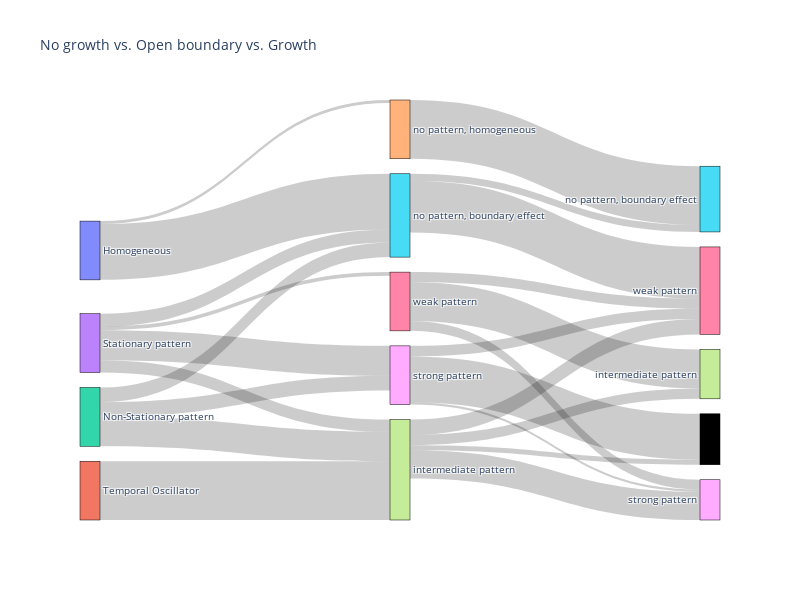

The notebook cell saved with this chart:
### Markdown cell above
#### 3 node sankey diagram

### Code cell
import plotly.graph_objects as go

# Assuming you have data for two separate Sankey diagrams (patternclass_cf1 and patternclass_cf2)
# Merge the data from the two Sankey diagrams



labels1 = list(patternclass_nogrowth_openboundary_cf.index)
columns1 = list(patternclass_nogrowth_openboundary_cf.columns)

labels2 = list(patternclass_openboundary_edgegrowth2_cf.index)
columns2 = list(patternclass_openboundary_edgegrowth2_cf.columns)

# Adjust the order of labels and columns in labels2 and columns2
desired_order_labels2= ['no pattern, homogeneous', 'no pattern, boundary effect', 'weak pattern', 'intermediate pattern', 'strong pattern']  # Replace with your desired order
desired_order_columns2= ['no pattern, homogeneous', 'no pattern, boundary effect', 'weak pattern', 'intermediate pattern', 'strong pattern']  # Replace with your desired order

# Filter the labels and columns based on the desired order
labels2 = [label for label in desired_order_labels2 if label in labels2]
columns2 = [column for column in desired_order_columns2 if column in columns2]



# Prepare data for the merged Sankey diagram
link_source = []
link_target = []
link_value = []

for i, row_label in enumerate(labels1):
    for j, col_label in enumerate(columns1):
        count = patternclass_nogrowth_openboundary_cf.loc[row_label, col_label]
        link_source.append(i)
        link_target.append(len(labels1) + j)
        link_value.append(count)

for i, row_label in enumerate(labels2):
    for j, col_label in enumerate(columns2):
        count = patternclass_openboundary_edgegrowth2_cf.loc[row_label, col_label]
        print(row_label, col_label, count)
        link_source.append(len(labels1) + i)
        link_target.append(2 * len(labels2) + len(columns2) + j)
        link_value.append(count)

# Create the merged Plotly Sankey Diagram
fig = go.Figure(data=[go.Sankey(
    node=dict(
        pad=15,
        thickness=20,
        line=dict(color="black", width=0.5),
        label=node_labels,
    ),
    link=dict(
        source=link_source,
        target=link_target,
        value=link_value,
    )
)])

# Customize the plot layout
fig.update_layout(
    title_text="No growth vs. Open boundary vs. Growth",
    font_size=10,
    width=800,
    height=600,
)

# Show the plot
fig.show()

### Figure 1 — Plotly figure (JSON) as saved in the notebook; plotly's stock layout.template omitted (floating-point values rounded to 4 significant figures)
{"data": [{"link": {"source": [0, 0, 0, 0, 0, 1, 1, 1, 1, 1, 2, 2, 2, 2, 2, 3, 3, 3, 3, 3, 4, 4, 4, 4, 4, 5, 5, 5, 5, 5, 6, 6, 6, 6, 6, 7, 7, 7, 7, 7, 8, 8, 8, 8, 8], "target": [4, 5, 6, 7, 8, 4, 5, 6, 7, 8, 4, 5, 6, 7, 8, 4, 5, 6, 7, 8, 15, 16, 17, 18, 19, 15, 16, 17, 18, 19, 15, 16, 17, 18, 19, 15, 16, 17, 18, 19, 15, 16, 17, 18, 19], "value": [5.025, 94.97, 0, 0, 0, 0, 0, 0, 100, 0, 0, 25, 0, 50, 25, 0, 21.88, 6.25, 20.83, 51.04, 100, 0, 0, 0, 0, 11.85, 88.15, 0, 0, 0, 0, 16.67, 66.67, 16.67, 0, 0, 26.09, 17.39, 47.83, 8.696, 0, 18, 0, 4, 78]}, "node": {"label": ["Homogeneous", "Temporal Oscillator", "Non-Stationary pattern", "Stationary pattern", "no pattern, homogeneous", "no pattern, boundary effect", "weak pattern", "intermediate pattern", "strong pattern", "no pattern, homogeneous", "no pattern, boundary effect", "weak pattern", "intermediate pattern", "strong pattern", "no pattern, homogeneous", "no pattern, boundary effect", "weak pattern", "intermediate pattern", "strong pattern"], "line": {"color": "black", "width": 0.5}, "pad": 15, "thickness": 20}, "type": "sankey"}], "layout": {"font": {"size": 10}, "height": 600, "title": {"text": "No growth vs. Open boundary vs. Growth"}, "width": 800}}
